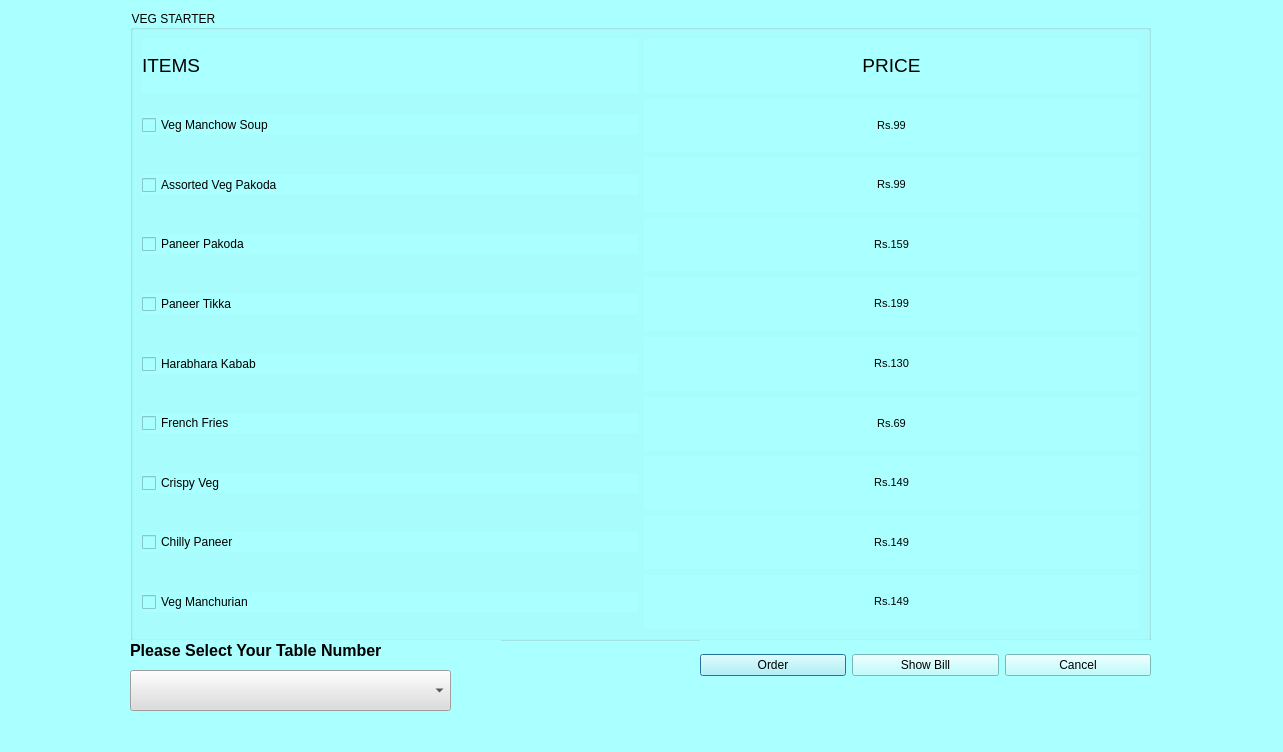
<?xml version="1.0" encoding="UTF-8"?>
<ui version="4.0">
 <class>dialogpart1</class>
 <widget class="QDialog" name="dialogpart1">
  <property name="geometry">
   <rect>
    <x>0</x>
    <y>0</y>
    <width>1283</width>
    <height>752</height>
   </rect>
  </property>
  <property name="windowTitle">
   <string>Dialog</string>
  </property>
  <property name="styleSheet">
   <string notr="true">background-color: rgb(170, 255, 255);
font: 87 8pt &quot;Arial Black&quot;;
background-image: url(:/rec/img/5783153.jpg);
color: rgb(0, 0, 0);</string>
  </property>
  <widget class="QGroupBox" name="groupBox">
   <property name="geometry">
    <rect>
     <x>130</x>
     <y>10</y>
     <width>1021</width>
     <height>631</height>
    </rect>
   </property>
   <property name="styleSheet">
    <string notr="true">background-image: url(:/rec/img/5783153.jpg);
color: rgb(0, 0, 0);
font: 87 20pt &quot;Arial Black&quot;;</string>
   </property>
   <property name="title">
    <string>VEG STARTER</string>
   </property>
   <layout class="QVBoxLayout" name="verticalLayout">
    <item>
     <layout class="QHBoxLayout" name="horizontalLayout">
      <item>
       <widget class="QLabel" name="label">
        <property name="styleSheet">
         <string notr="true">color: rgb(0, 0, 0);</string>
        </property>
        <property name="text">
         <string>&lt;html&gt;&lt;head/&gt;&lt;body&gt;&lt;p&gt;&lt;span style=&quot; font-size:14pt;&quot;&gt;ITEMS&lt;/span&gt;&lt;/p&gt;&lt;/body&gt;&lt;/html&gt;</string>
        </property>
       </widget>
      </item>
      <item>
       <widget class="QLabel" name="label_2">
        <property name="styleSheet">
         <string notr="true">color: rgb(0, 0, 0);</string>
        </property>
        <property name="text">
         <string>&lt;html&gt;&lt;head/&gt;&lt;body&gt;&lt;p align=&quot;center&quot;&gt;&lt;span style=&quot; font-size:14pt;&quot;&gt;PRICE&lt;/span&gt;&lt;/p&gt;&lt;/body&gt;&lt;/html&gt;</string>
        </property>
       </widget>
      </item>
     </layout>
    </item>
    <item>
     <layout class="QHBoxLayout" name="horizontalLayout_2">
      <item>
       <widget class="QCheckBox" name="checkBox">
        <property name="styleSheet">
         <string notr="true">font: 87 14pt &quot;Arial Black&quot;;
color: rgb(0, 0, 0);</string>
        </property>
        <property name="text">
         <string>Veg Manchow Soup</string>
        </property>
       </widget>
      </item>
      <item>
       <widget class="QLabel" name="label_3">
        <property name="styleSheet">
         <string notr="true">color: rgb(0, 0, 0);</string>
        </property>
        <property name="text">
         <string>&lt;html&gt;&lt;head/&gt;&lt;body&gt;&lt;p align=&quot;center&quot;&gt;&lt;span style=&quot; font-size:8pt;&quot;&gt;Rs.99&lt;/span&gt;&lt;/p&gt;&lt;/body&gt;&lt;/html&gt;</string>
        </property>
       </widget>
      </item>
     </layout>
    </item>
    <item>
     <layout class="QHBoxLayout" name="horizontalLayout_4">
      <item>
       <widget class="QCheckBox" name="checkBox_3">
        <property name="styleSheet">
         <string notr="true">font: 87 14pt &quot;Arial Black&quot;;
color: rgb(0, 0, 0);</string>
        </property>
        <property name="text">
         <string>Assorted Veg Pakoda</string>
        </property>
       </widget>
      </item>
      <item>
       <widget class="QLabel" name="label_5">
        <property name="styleSheet">
         <string notr="true">font: 87 14pt &quot;Arial Black&quot;;
color: rgb(0, 0, 0);</string>
        </property>
        <property name="text">
         <string>&lt;html&gt;&lt;head/&gt;&lt;body&gt;&lt;p align=&quot;center&quot;&gt;&lt;span style=&quot; font-size:8pt;&quot;&gt;Rs.99&lt;/span&gt;&lt;/p&gt;&lt;/body&gt;&lt;/html&gt;</string>
        </property>
       </widget>
      </item>
     </layout>
    </item>
    <item>
     <layout class="QHBoxLayout" name="horizontalLayout_3">
      <item>
       <widget class="QCheckBox" name="checkBox_2">
        <property name="styleSheet">
         <string notr="true">font: 87 14pt &quot;Arial Black&quot;;
color: rgb(0, 0, 0);</string>
        </property>
        <property name="text">
         <string>Paneer Pakoda</string>
        </property>
       </widget>
      </item>
      <item>
       <widget class="QLabel" name="label_4">
        <property name="styleSheet">
         <string notr="true">font: 87 14pt &quot;Arial Black&quot;;
color: rgb(0, 0, 0);</string>
        </property>
        <property name="text">
         <string>&lt;html&gt;&lt;head/&gt;&lt;body&gt;&lt;p align=&quot;center&quot;&gt;&lt;span style=&quot; font-size:8pt;&quot;&gt;Rs.159&lt;/span&gt;&lt;/p&gt;&lt;/body&gt;&lt;/html&gt;</string>
        </property>
       </widget>
      </item>
     </layout>
    </item>
    <item>
     <layout class="QHBoxLayout" name="horizontalLayout_5">
      <item>
       <widget class="QCheckBox" name="checkBox_4">
        <property name="styleSheet">
         <string notr="true">font: 87 14pt &quot;Arial Black&quot;;
color: rgb(0, 0, 0);</string>
        </property>
        <property name="text">
         <string>Paneer Tikka</string>
        </property>
       </widget>
      </item>
      <item>
       <widget class="QLabel" name="label_6">
        <property name="styleSheet">
         <string notr="true">font: 87 14pt &quot;Arial Black&quot;;
color: rgb(0, 0, 0);</string>
        </property>
        <property name="text">
         <string>&lt;html&gt;&lt;head/&gt;&lt;body&gt;&lt;p align=&quot;center&quot;&gt;&lt;span style=&quot; font-size:8pt;&quot;&gt;Rs.199&lt;/span&gt;&lt;/p&gt;&lt;/body&gt;&lt;/html&gt;</string>
        </property>
       </widget>
      </item>
     </layout>
    </item>
    <item>
     <layout class="QHBoxLayout" name="horizontalLayout_6">
      <item>
       <widget class="QCheckBox" name="checkBox_5">
        <property name="styleSheet">
         <string notr="true">font: 87 14pt &quot;Arial Black&quot;;
color: rgb(0, 0, 0);</string>
        </property>
        <property name="text">
         <string>Harabhara Kabab</string>
        </property>
       </widget>
      </item>
      <item>
       <widget class="QLabel" name="label_7">
        <property name="styleSheet">
         <string notr="true">font: 87 14pt &quot;Arial Black&quot;;
color: rgb(0, 0, 0);</string>
        </property>
        <property name="text">
         <string>&lt;html&gt;&lt;head/&gt;&lt;body&gt;&lt;p align=&quot;center&quot;&gt;&lt;span style=&quot; font-size:8pt;&quot;&gt;Rs.130&lt;/span&gt;&lt;/p&gt;&lt;/body&gt;&lt;/html&gt;</string>
        </property>
       </widget>
      </item>
     </layout>
    </item>
    <item>
     <layout class="QHBoxLayout" name="horizontalLayout_7">
      <item>
       <widget class="QCheckBox" name="checkBox_6">
        <property name="styleSheet">
         <string notr="true">font: 87 14pt &quot;Arial Black&quot;;
color: rgb(0, 0, 0);</string>
        </property>
        <property name="text">
         <string>French Fries</string>
        </property>
       </widget>
      </item>
      <item>
       <widget class="QLabel" name="label_8">
        <property name="styleSheet">
         <string notr="true">font: 87 14pt &quot;Arial Black&quot;;
color: rgb(0, 0, 0);</string>
        </property>
        <property name="text">
         <string>&lt;html&gt;&lt;head/&gt;&lt;body&gt;&lt;p align=&quot;center&quot;&gt;&lt;span style=&quot; font-size:8pt;&quot;&gt;Rs.69&lt;/span&gt;&lt;/p&gt;&lt;/body&gt;&lt;/html&gt;</string>
        </property>
       </widget>
      </item>
     </layout>
    </item>
    <item>
     <layout class="QHBoxLayout" name="horizontalLayout_8">
      <item>
       <widget class="QCheckBox" name="checkBox_7">
        <property name="styleSheet">
         <string notr="true">font: 87 14pt &quot;Arial Black&quot;;
color: rgb(0, 0, 0);</string>
        </property>
        <property name="text">
         <string>Crispy Veg</string>
        </property>
       </widget>
      </item>
      <item>
       <widget class="QLabel" name="label_9">
        <property name="styleSheet">
         <string notr="true">font: 87 14pt &quot;Arial Black&quot;;
color: rgb(0, 0, 0);</string>
        </property>
        <property name="text">
         <string>&lt;html&gt;&lt;head/&gt;&lt;body&gt;&lt;p align=&quot;center&quot;&gt;&lt;span style=&quot; font-size:8pt;&quot;&gt;Rs.149&lt;/span&gt;&lt;/p&gt;&lt;/body&gt;&lt;/html&gt;</string>
        </property>
       </widget>
      </item>
     </layout>
    </item>
    <item>
     <layout class="QHBoxLayout" name="horizontalLayout_9">
      <item>
       <widget class="QCheckBox" name="checkBox_8">
        <property name="styleSheet">
         <string notr="true">font: 87 14pt &quot;Arial Black&quot;;
color: rgb(0, 0, 0);</string>
        </property>
        <property name="text">
         <string>Chilly Paneer</string>
        </property>
       </widget>
      </item>
      <item>
       <widget class="QLabel" name="label_10">
        <property name="styleSheet">
         <string notr="true">font: 87 14pt &quot;Arial Black&quot;;
color: rgb(0, 0, 0);</string>
        </property>
        <property name="text">
         <string>&lt;html&gt;&lt;head/&gt;&lt;body&gt;&lt;p align=&quot;center&quot;&gt;&lt;span style=&quot; font-size:8pt;&quot;&gt;Rs.149&lt;/span&gt;&lt;/p&gt;&lt;/body&gt;&lt;/html&gt;</string>
        </property>
       </widget>
      </item>
     </layout>
    </item>
    <item>
     <layout class="QHBoxLayout" name="horizontalLayout_10">
      <item>
       <widget class="QCheckBox" name="checkBox_9">
        <property name="styleSheet">
         <string notr="true">font: 87 14pt &quot;Arial Black&quot;;
color: rgb(0, 0, 0);</string>
        </property>
        <property name="text">
         <string>Veg Manchurian</string>
        </property>
       </widget>
      </item>
      <item>
       <widget class="QLabel" name="label_11">
        <property name="styleSheet">
         <string notr="true">font: 87 14pt &quot;Arial Black&quot;;
color: rgb(0, 0, 0);</string>
        </property>
        <property name="text">
         <string>&lt;html&gt;&lt;head/&gt;&lt;body&gt;&lt;p align=&quot;center&quot;&gt;&lt;span style=&quot; font-size:8pt;&quot;&gt;Rs.149&lt;/span&gt;&lt;/p&gt;&lt;/body&gt;&lt;/html&gt;</string>
        </property>
       </widget>
      </item>
     </layout>
    </item>
   </layout>
  </widget>
  <widget class="QWidget" name="layoutWidget">
   <property name="geometry">
    <rect>
     <x>700</x>
     <y>640</y>
     <width>451</width>
     <height>51</height>
    </rect>
   </property>
   <layout class="QHBoxLayout" name="horizontalLayout_11">
    <item>
     <widget class="QPushButton" name="pushButton_3">
      <property name="styleSheet">
       <string notr="true">background-image: url(:/rec/img/5783153.jpg);
font: 87 8pt &quot;Arial Black&quot;;
color: rgb(0, 0, 0);</string>
      </property>
      <property name="text">
       <string>Order</string>
      </property>
     </widget>
    </item>
    <item>
     <widget class="QPushButton" name="pushButton">
      <property name="styleSheet">
       <string notr="true">background-image: url(:/rec/img/5783153.jpg);
font: 87 8pt &quot;Arial Black&quot;;
color: rgb(0, 0, 0);</string>
      </property>
      <property name="text">
       <string>Show Bill</string>
      </property>
     </widget>
    </item>
    <item>
     <widget class="QPushButton" name="pushButton_2">
      <property name="styleSheet">
       <string notr="true">background-image: url(:/rec/img/5783153.jpg);
font: 87 8pt &quot;Arial Black&quot;;
color: rgb(0, 0, 0);</string>
      </property>
      <property name="text">
       <string>Cancel</string>
      </property>
     </widget>
    </item>
   </layout>
  </widget>
  <widget class="QComboBox" name="comboBox">
   <property name="geometry">
    <rect>
     <x>130</x>
     <y>670</y>
     <width>321</width>
     <height>41</height>
    </rect>
   </property>
   <property name="styleSheet">
    <string notr="true">background-image: url(:/rec/img/5783153.jpg);
color: rgb(0, 0, 0);
background-color: rgb(220, 220, 220);</string>
   </property>
  </widget>
  <widget class="QLabel" name="label_12">
   <property name="geometry">
    <rect>
     <x>130</x>
     <y>640</y>
     <width>371</width>
     <height>21</height>
    </rect>
   </property>
   <property name="styleSheet">
    <string notr="true">background-image: url(:/rec/img/5783153.jpg);
color: rgb(0, 0, 0);</string>
   </property>
   <property name="text">
    <string>&lt;html&gt;&lt;head/&gt;&lt;body&gt;&lt;p&gt;&lt;span style=&quot; font-size:12pt; font-weight:600;&quot;&gt;Please Select Your Table Number&lt;/span&gt;&lt;/p&gt;&lt;/body&gt;&lt;/html&gt;</string>
   </property>
  </widget>
 </widget>
 <resources/>
 <connections/>
</ui>
